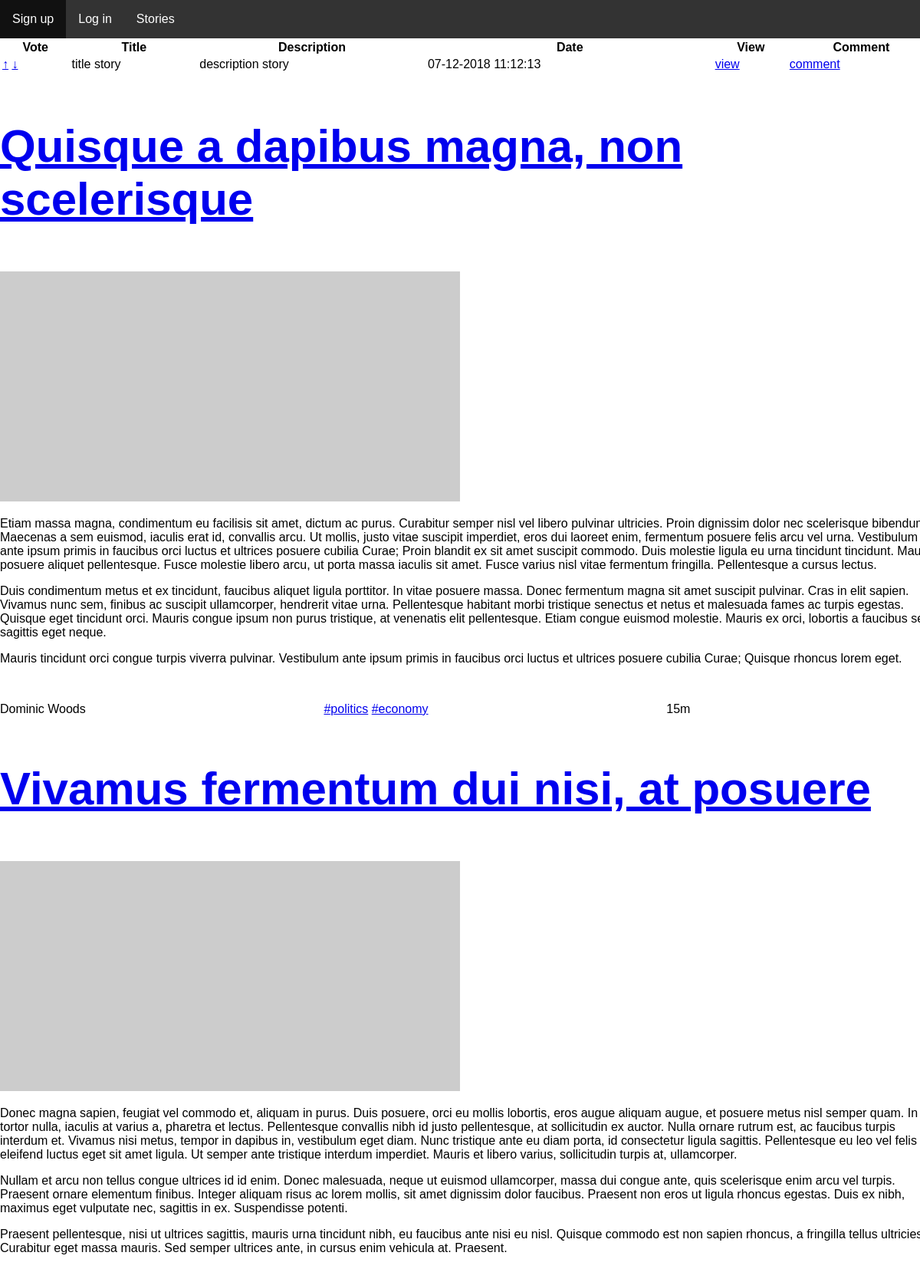
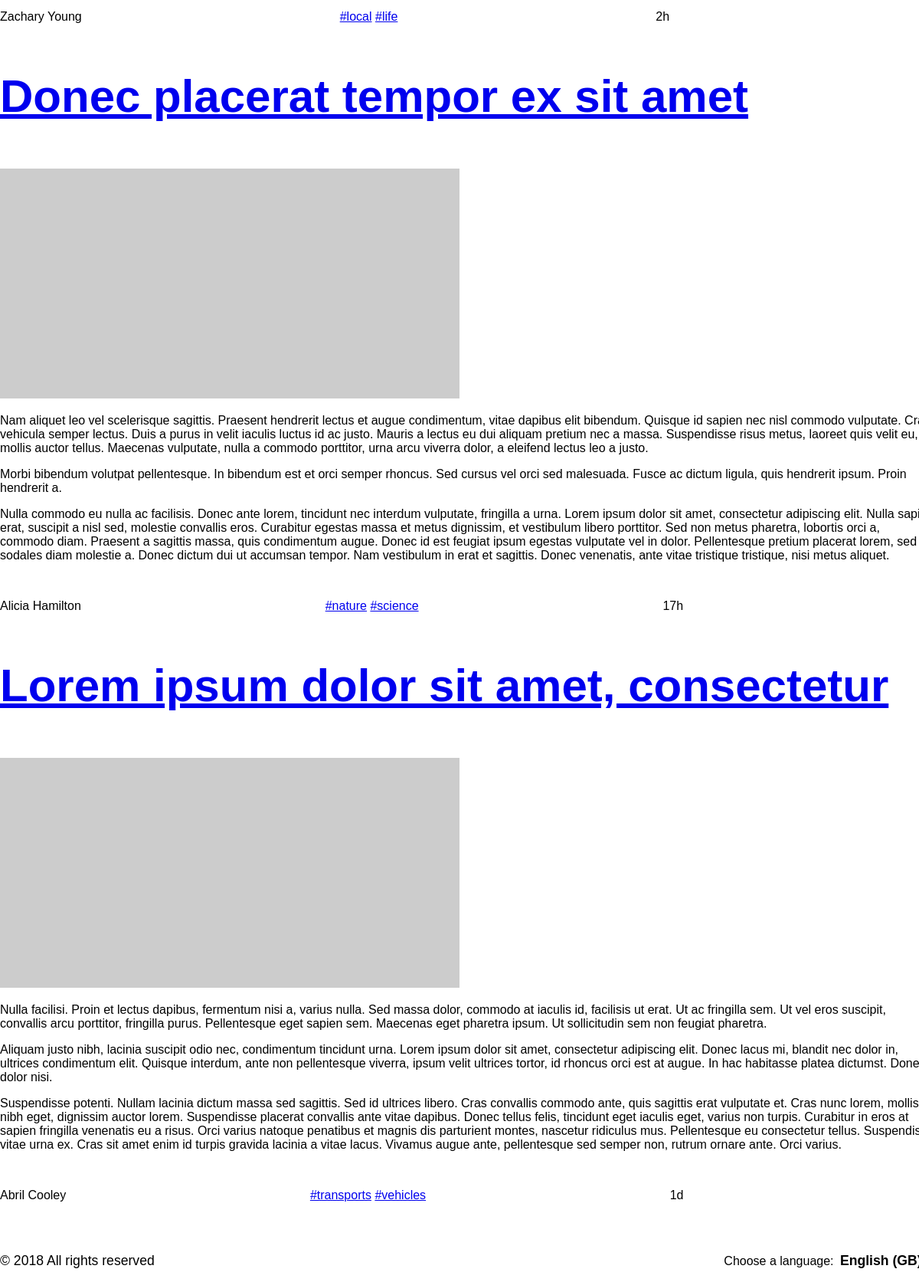
/pages/stories.php, run on the app's committed database (2 pictures, top to bottom).
### tables this page shows
CREATE TABLE story (    
    id INTEGER PRIMARY KEY AUTOINCREMENT NOT NULL,
    channel_id INTEGER,
    user_id INTEGER,
    title VARCHAR NOT NULL,
    description VARCHAR NOT NULL,
    date DATETIME NOT NULL,
    karma INTEGER,
        FOREIGN KEY (channel_id) REFERENCES channel(id),
        FOREIGN KEY (user_id) REFERENCES user(id)
);

### pages/stories.php (called while the page is built)
<?php
  include_once('../config/init.php');
  include_once('../templates/header.php');
  include_once('../database/story.php');
  $stories = getAllStories();
  include_once('../templates/list_stories.php');
  include_once('../templates/footer.php');
?>

### database/story.php (called while the page is built, shortened)
<?php
  function getAllStories() {
    global $conn;
    $stmt = $conn->prepare('SELECT * FROM story');
    $stmt->execute();
    return $stmt->fetchAll();
  }
?>

### templates/list_stories.php (the view, shortened to what this page needs)
 <table id="table_stories">
  <tr>
    <th>Vote</th>
    <th>Title</th>
    <th>Description</th>
    <th>Date</th>
    <th>View</th>
    <th>Comment</th>
  </tr>
  <?php foreach ($stories as $key => $story) { ?>
    <tr id="story_slug">
      <td>
      	<a href="javascript:void();" class="upvote">&uparrow;</a>
      	<a href="javascript:void();" class="downvote">&downarrow;</a>
      </td>
      <td>
      	<?php echo $story['title']; ?>
      </td>
      <td>
        <?php echo $story['description']; ?>
      </td>
      <td>
        <?php echo $story['date']; ?>
  	</td>
      <td>
      	<a href="../pages/story.php?id=<?php echo $story['id']; ?>">view</a>
  	</td>
      <td>
      	<a href="../pages/story.php?id=<?php echo $story['id']; ?>#comment">comment</a>
      </td>
    </tr>
  <?php } ?>
</table>
    <section id="news">
      <article>
        <header>
          <h1><a href="item.html">Quisque a dapibus magna, non scelerisque</a></h1>
        </header>
        <img src="http://lorempixel.com/600/300/business/" alt="">
        <p>Etiam massa magna, condimentum eu facilisis sit amet, dictum ac purus. Curabitur semper nisl vel libero pulvinar ultricies. Proin dignissim dolor nec scelerisque bibendum. Maecenas a sem euismod, iaculis erat id, convallis arcu. Ut mollis, justo vitae suscipit imperdiet, eros dui laoreet enim, fermentum posuere felis arcu vel urna. Vestibulum ante ipsum primis in faucibus orci luctus et ultrices posuere cubilia Curae; Proin blandit ex sit amet suscipit commodo. Duis molestie ligula eu urna tincidunt tincidunt. Mauris posuere aliquet pellentesque. Fusce molestie libero arcu, ut porta massa iaculis sit amet. Fusce varius nisl vitae fermentum fringilla. Pellentesque a cursus lectus.</p>
          <p>Duis condimentum metus et ex tincidunt, faucibus aliquet ligula porttitor. In vitae posuere massa. Donec fermentum magna sit amet suscipit pulvinar. Cras in elit sapien. Vivamus nunc sem, finibus ac suscipit ullamcorper, hendrerit vitae urna. Pellentesque habitant morbi tristique senectus et netus et malesuada fames ac turpis egestas. Quisque eget tincidunt orci. Mauris congue ipsum non purus tristique, at venenatis elit pellentesque. Etiam congue euismod molestie. Mauris ex orci, lobortis a faucibus sed, sagittis eget neque.</p>
          <p>Mauris tincidunt orci congue turpis viverra pulvinar. Vestibulum ante ipsum primis in faucibus orci luctus et ultrices posuere cubilia Curae; Quisque rhoncus lorem eget.</p>
        <footer>
          <span class="author">Dominic Woods</span>
          <span class="tags"><a href="index.html">#politics</a> <a href="index.html">#economy</a></span>
          <span class="date">15m</span>
        </footer>
      </article>
      <article>
        <header>
          <h1><a href="item.html">Vivamus fermentum dui nisi, at posuere</a></h1>
        </header>
        <img src="http://lorempixel.com/600/300/city/" alt="">
        <p>Donec magna sapien, feugiat vel commodo et, aliquam in purus. Duis posuere, orci eu mollis lobortis, eros augue aliquam augue, et posuere metus nisl semper quam. In tortor nulla, iaculis at varius a, pharetra et lectus. Pellentesque convallis nibh id justo pellentesque, at sollicitudin ex auctor. Nulla ornare rutrum est, ac faucibus turpis interdum et. Vivamus nisi metus, tempor in dapibus in, vestibulum eget diam. Nunc tristique ante eu diam porta, id consectetur ligula sagittis. Pellentesque eu leo vel felis eleifend luctus eget sit amet ligula. Ut semper ante tristique interdum imperdiet. Mauris et libero varius, sollicitudin turpis at, ullamcorper.</p>
        <p>Nullam et arcu non tellus congue ultrices id id enim. Donec malesuada, neque ut euismod ullamcorper, massa dui congue ante, quis scelerisque enim arcu vel turpis. Praesent ornare elementum finibus. Integer aliquam risus ac lorem mollis, sit amet dignissim dolor faucibus. Praesent non eros ut ligula rhoncus egestas. Duis ex nibh, maximus eget vulputate nec, sagittis in ex. Suspendisse potenti.</p>
        <p>Praesent pellentesque, nisi ut ultrices sagittis, mauris urna tincidunt nibh, eu faucibus ante nisi eu nisl. Quisque commodo est non sapien rhoncus, a fringilla tellus ultricies. Curabitur eget massa mauris. Sed semper ultrices ante, in cursus enim vehicula at. Praesent.</p>
        <footer>
          <span class="author">Zachary Young</span>
          <span class="tags"><a href="index.html">#local</a> <a href="index.html">#life</a></span>
          <span class="date">2h</span>
        </footer>
      </article>
      <article>
        <header>
          <h1><a href="item.html">Donec placerat tempor ex sit amet</a></h1>
        </header>
        <img src="http://lorempixel.com/600/300/nature/" alt="">
        <p>Nam aliquet leo vel scelerisque sagittis. Praesent hendrerit lectus et augue condimentum, vitae dapibus elit bibendum. Quisque id sapien nec nisl commodo vulputate. Cras vehicula semper lectus. Duis a purus in velit iaculis luctus id ac justo. Mauris a lectus eu dui aliquam pretium nec a massa. Suspendisse risus metus, laoreet quis velit eu, mollis auctor tellus. Maecenas vulputate, nulla a commodo porttitor, urna arcu viverra dolor, a eleifend lectus leo a justo.</p>
        <p>Morbi bibendum volutpat pellentesque. In bibendum est et orci semper rhoncus. Sed cursus vel orci sed malesuada. Fusce ac dictum ligula, quis hendrerit ipsum. Proin hendrerit a.</p>
        <p>Nulla commodo eu nulla ac facilisis. Donec ante lorem, tincidunt nec interdum vulputate, fringilla a urna. Lorem ipsum dolor sit amet, consectetur adipiscing elit. Nulla sapien erat, suscipit a nisl sed, molestie convallis eros. Curabitur egestas massa et metus dignissim, et vestibulum libero porttitor. Sed non metus pharetra, lobortis orci a, commodo diam. Praesent a sagittis massa, quis condimentum augue. Donec id est feugiat ipsum egestas vulputate vel in dolor. Pellentesque pretium placerat lorem, sed sodales diam molestie a. Donec dictum dui ut accumsan tempor. Nam vestibulum in erat et sagittis. Donec venenatis, ante vitae tristique tristique, nisi metus aliquet.</p>
        <footer>
          <span class="author">Alicia Hamilton</span>
          <span class="tags"><a href="index.html">#nature</a> <a href="index.html">#science</a></span>
          <span class="date">17h</span>
        </footer>
      </article>
      <article>
        <header>
          <h1><a href="item.html">Lorem ipsum dolor sit amet, consectetur</a></h1>
        </header>
        <img src="http://lorempixel.com/600/300/transport/" alt="">
        <p>Nulla facilisi. Proin et lectus dapibus, fermentum nisi a, varius nulla. Sed massa dolor, commodo at iaculis id, facilisis ut erat. Ut ac fringilla sem. Ut vel eros suscipit, convallis arcu porttitor, fringilla purus. Pellentesque eget sapien sem. Maecenas eget pharetra ipsum. Ut sollicitudin sem non feugiat pharetra.</p>
        <p>Aliquam justo nibh, lacinia suscipit odio nec, condimentum tincidunt urna. Lorem ipsum dolor sit amet, consectetur adipiscing elit. Donec lacus mi, blandit nec dolor in, ultrices condimentum elit. Quisque interdum, ante non pellentesque viverra, ipsum velit ultrices tortor, id rhoncus orci est at augue. In hac habitasse platea dictumst. Donec dolor nisi.</p>
        <p>
Suspendisse potenti. Nullam lacinia dictum massa sed sagittis. Sed id ultrices libero. Cras convallis commodo ante, quis sagittis erat vulputate et. Cras nunc lorem, mollis a nibh eget, dignissim auctor lorem. Suspendisse placerat convallis ante vitae dapibus. Donec tellus felis, tincidunt eget iaculis eget, varius non turpis. Curabitur in eros at sapien fringilla venenatis eu a risus. Orci varius natoque penatibus et magnis dis parturient montes, nascetur ridiculus mus. Pellentesque eu consectetur tellus. Suspendisse vitae urna ex. Cras sit amet enim id turpis gravida lacinia a vitae lacus. Vivamus augue ante, pellentesque sed semper non, rutrum ornare ante. Orci varius.</p>
        <footer>
          <span class="author">Abril Cooley</span>
          <span class="tags"><a href="index.html">#transports</a> <a href="index.html">#vehicles</a></span>
          <span class="date">1d</span>
        </footer>
      </article>
    </section>

### templates/header.php (shortened to what this page needs)
<!DOCTYPE html>
<html lang="en">
    <head>
		    <link rel="stylesheet" href="../css/allpages.css">
        <link rel="stylesheet" href="../css/main.css">
        <link rel="stylesheet" href="../css/header.css">
    </head>
<body>
    <nav id="navbar">
        <ul>
            <?php if(!isset($_SESSION['username'])) { ?>
              <li>
                <a class='register' href="../pages/register.php">Sign up</a>
              </li>
              <li>
                <a class='log-in' href="../pages/login.php">Log in</a>
              </li>
            <?php } ?>
            <li>
                <a class='stories' href="../pages/stories.php">Stories</a>
            </li>
        </ul>
    </nav>

### templates/footer.php (shortened to what this page needs)
<footer>
    <p>&copy; 2018 All rights reserved</p>
    <div class="choose-lang">
        <label for="country">Choose a language: </label>
        <select name="country" id="country">
            <option value="eng" id="eng">English (GB)</option>
        </select>
    </div>
</footer>
</body>
</html>

### css/allpages.css (style rules this page uses)
h1 { font-size: 3.75em; }
body { width: 1220px; height: 100vh; margin: 0 auto; font-family: 'Montserrat', sans-serif; -webkit-font-smoothing: antialiased; color: #000000; }
body > footer { grid-column: left / right; grid-row: content-end / footer-end; }
footer { margin-top: 3em; display: flex; flex-direction: row; align-items: baseline; justify-content: space-between; }
footer p { font-family: 'Montserrat Light', sans-serif; font-size: 1.1em; }
footer select { background-color: transparent; border: none; font-weight: bold; font-size: 1.1em; }

### css/header.css (style rules this page uses)
ul { list-style-type: none; margin: 0; padding: 0; overflow: hidden; background-color: #333333; }
li { float: left; }
li a { display: block; color: white; text-align: center; padding: 16px; text-decoration: none; }

### templates/list_stories.php (style rules this page uses)
#table_stories { width:100%; }

### data on the page
story: title "title story", description "description story", date "07-12-2018 11:12:13"
